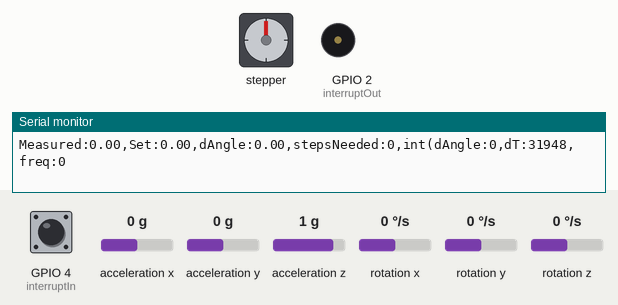
Recording of a sketch running on a simulated ESP32. Shown: stepper motor, buzzer (waves = sounding), the last lines printed to the serial monitor. The test bench sets the inputs (shaded band); at power-on: GPIO 4 (interruptIn) LOW, acceleration x 0 g, acceleration y 0 g, acceleration z 1 g, rotation x 0 °/s, rotation y 0 °/s, rotation z 0 °/s. Stepper angles assume 200 steps per turn.

Above: at 3.2 s.
3.3 s: GPIO 4 (interruptIn) pulled HIGH for 0.15 s
At 3.8 s:
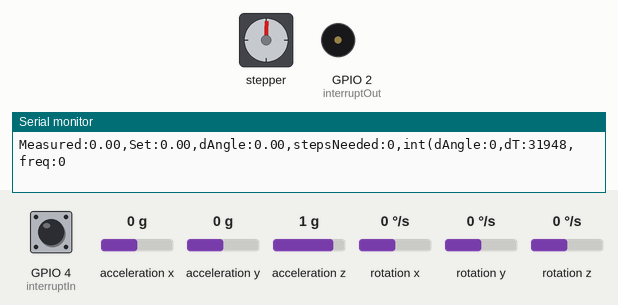
4.9 s: acceleration x set to 0.8 g
At 6.0 s:
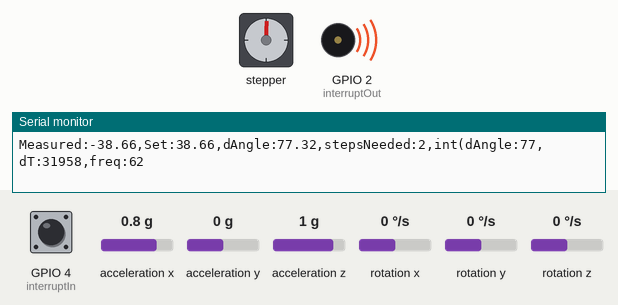
12.4 s: acceleration x set to 0 g
At 13.2 s:
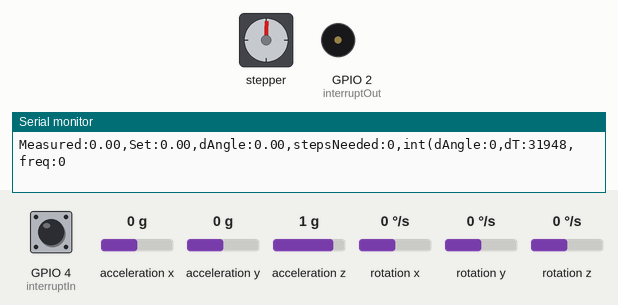
13.9 s: acceleration x set to 1.4 g
At 14.8 s:
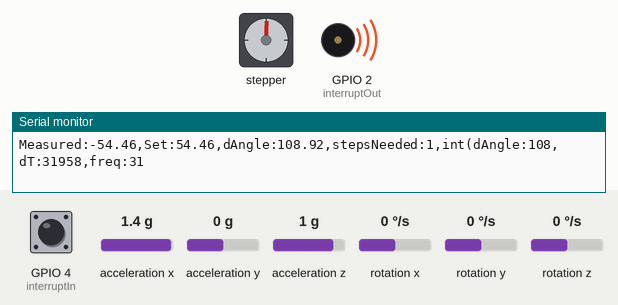
Timing chart, 0 to 16.4 s (numbered marks = the images above; inputs shaded):
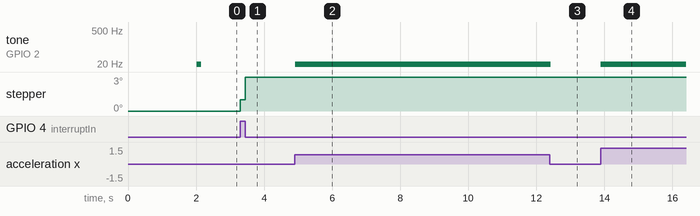

The sketch:

PID_Stepper_MPU6050.ino
```cpp
#include "esp_log.h"

#include <Stepper.h>

#include <MPU6050_light.h>

#include <AutoPID.h>

#include "Wire.h"
//#include "Tone.cpp"

#define Stepper1 25
#define Stepper2 26
#define Stepper3 32
#define Stepper4 33
#define stepsPerRevolution 200

#define interruptIn 4
#define interruptOut 2

//PID Settings
#define OutputMin -90
#define OutputMax 90
#define KP 1
#define KI 0
#define KD 0


double yAngle;
double yAngleTarget;
double setPoint = 0;

AutoPID pidController(&yAngle, &setPoint, &yAngleTarget, OutputMin, OutputMax, KP, KI, KD);

MPU6050 mpu(Wire);

Stepper myStepper(stepsPerRevolution, Stepper1, Stepper2 , Stepper3, Stepper4);


long lastMillies = 0;
long lastMicros = 0;

volatile char direction = 1;

void IRAM_ATTR Ext_INT1_ISR() {
  myStepper.step(abs(direction));
}

void setup() {
  esp_log_level_set("*", ESP_LOG_NONE);
  Serial.begin(9600);
  Wire.begin();
  mpu.begin();

  Serial.println(F("Calculating offsets, do not move MPU6050"));
  delay(1000);
  // mpu.upsideDownMounting = true; // uncomment this line if the MPU6050 is mounted upside-down
  mpu.calcOffsets();  // gyro and accelero
  Serial.println("Calculated Offsets:");
  Serial.print("Accel [1]:\nX:\t");
  Serial.print(mpu.getAccXoffset());
  Serial.print("\tY:\t");
  Serial.print(mpu.getAccYoffset());
  Serial.print("\tZ:\t");
  Serial.print(mpu.getAccZoffset());
  Serial.print("\nGyro [deg/s]:\nX:\t");
  Serial.print(mpu.getGyroXoffset());
  Serial.print("\tY:\t");
  Serial.print(mpu.getGyroYoffset());
  Serial.print("\tZ:\t");
  Serial.print(mpu.getGyroZoffset());
  Serial.println();


  pidController.setTimeStep(0);

  attachInterrupt(interruptIn, Ext_INT1_ISR, CHANGE);
  pinMode(interruptOut, OUTPUT);
}

void loop() {


  mpu.update();
  yAngle = mpu.getAngleY();
  pidController.run();
  float dAngle = yAngleTarget - yAngle;
  int stepsNeeded = 0;
  uint64_t freq = 0;
  uint32_t dT = 0;
  dT = micros() - lastMicros;
  lastMicros = micros();
  if (!(dAngle < 360 / stepsPerRevolution)) {
    stepsNeeded = (int)stepsPerRevolution / dAngle;  // Benötigte Schritte, um den Winkel zu erreichen

    freq = 1000000 * stepsNeeded / dT;

    direction = dAngle > 0 ? 1 : -1;
    tone(interruptOut, map(freq,0, 60000, 1, 90));
  }
  else{
    noTone(interruptOut);
  }
  if (millis() - lastMillies > 100) {
    lastMillies = millis();
    Serial.print("Measured:");
    Serial.print(yAngle);
    Serial.print(",Set:");
    Serial.print(yAngleTarget);
    Serial.print(",dAngle:");
    Serial.print(dAngle);
    Serial.print(",stepsNeeded:");
    Serial.print(stepsNeeded);
    Serial.print(",int(dAngle:");
    Serial.print((int)dAngle);
    Serial.print(",dT:");
    Serial.print(dT);
    Serial.print(",freq:");
    Serial.println(freq);
  }
  delay(30);
}
```

Tone.cpp
```cpp
#include <Arduino.h>
#include "esp32-hal-ledc.h"
#include "freertos/task.h"
#include "freertos/queue.h"
#include "freertos/semphr.h"

static TaskHandle_t _tone_task = NULL;
static QueueHandle_t _tone_queue = NULL;
static uint8_t _channel = 0;

typedef enum{
  TONE_START,
  TONE_END,
  TONE_SET_CHANNEL
} tone_cmd_t;

typedef struct{
  tone_cmd_t tone_cmd;
  uint8_t pin;
  unsigned int frequency;
  unsigned long duration;
  uint8_t channel;
} tone_msg_t;

static void tone_task(void*){
  tone_msg_t tone_msg;
  while(1){
    xQueueReceive(_tone_queue, &tone_msg, portMAX_DELAY);
    switch(tone_msg.tone_cmd){
      case TONE_START:

        ledcAttachPin(tone_msg.pin, _channel);
        ledcWriteTone(_channel, tone_msg.frequency);

        if(tone_msg.duration){
          delay(tone_msg.duration);
          ledcDetachPin(tone_msg.pin);
          ledcWriteTone(_channel, 0);
        }
        break;

      case TONE_END:

        ledcDetachPin(tone_msg.pin);
        ledcWriteTone(_channel, 0);
        break;

      case TONE_SET_CHANNEL:

        _channel = tone_msg.channel;
        break;

      default: ; // do nothing
    } // switch
  } // infinite loop
}

static int tone_init(){
  if(_tone_queue == NULL){

    _tone_queue = xQueueCreate(128, sizeof(tone_msg_t));
    if(_tone_queue == NULL){

      return 0; // ERR
    }

  }

  if(_tone_task == NULL){

    xTaskCreate(
      tone_task, // Function to implement the task
      "toneTask", // Name of the task
      3500,  // Stack size in words
      NULL,  // Task input parameter
      1,  // Priority of the task
      &_tone_task  // Task handle.
      );
    if(_tone_task == NULL){

      return 0; // ERR
    }

  }
  return 1; // OK
}

void setToneChannel(uint8_t channel){

  if(tone_init()){
    tone_msg_t tone_msg = {
      .tone_cmd = TONE_SET_CHANNEL,
      .pin = 0, // Ignored
      .frequency = 0, // Ignored
      .duration = 0, // Ignored
      .channel = channel
    };
    xQueueSend(_tone_queue, &tone_msg, portMAX_DELAY);
  }
}

void noTone(uint8_t _pin){

  if(tone_init()){
    tone_msg_t tone_msg = {
      .tone_cmd = TONE_END,
      .pin = _pin,
      .frequency = 0, // Ignored
      .duration = 0, // Ignored
      .channel = 0 // Ignored
    };
    xQueueSend(_tone_queue, &tone_msg, portMAX_DELAY);
  }
}

// parameters:
// _pin - pin number which will output the signal
// frequency - PWM frequency in Hz
// duration - time in ms - how long will the signal be outputted.
//   If not provided, or 0 you must manually call noTone to end output
void tone(uint8_t _pin, unsigned int frequency, unsigned long duration){

  if(tone_init()){
    tone_msg_t tone_msg = {
      .tone_cmd = TONE_START,
      .pin = _pin,
      .frequency = frequency,
      .duration = duration,
      .channel = 0 // Ignored
    };
    xQueueSend(_tone_queue, &tone_msg, portMAX_DELAY);
  }
}
```

Measured:
- after the input at 3.3 s, stepper: goes 1° 0.15 s, then 3°, starting at once
- after the input at 4.9 s, tone on GPIO 2 (interruptOut): silent → 1 Hz at once
- after the input at 12.4 s, tone on GPIO 2 (interruptOut): 1 Hz → silent at once
- after the input at 13.9 s, tone on GPIO 2 (interruptOut): silent → 1 Hz at once
